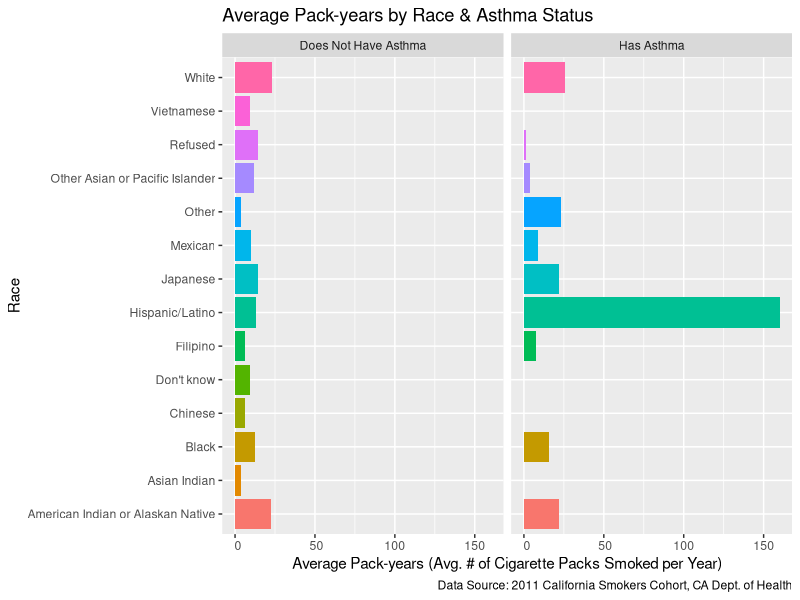
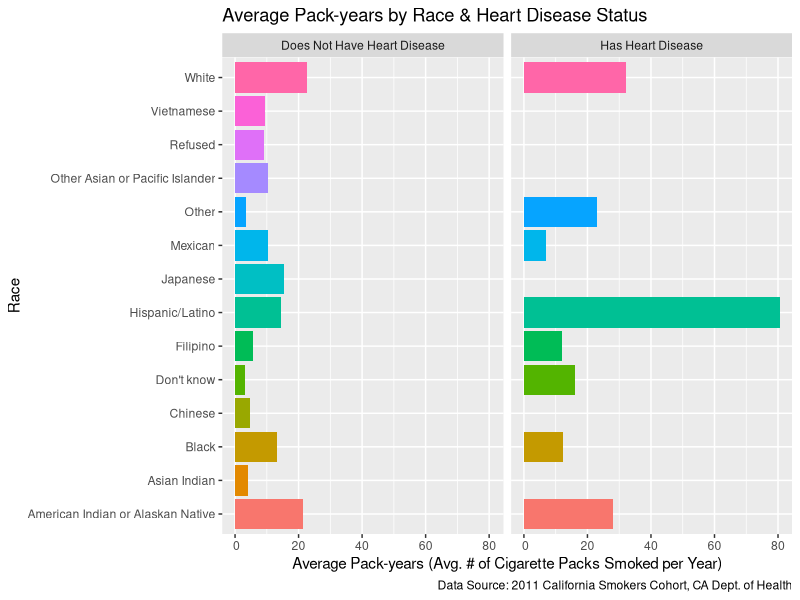
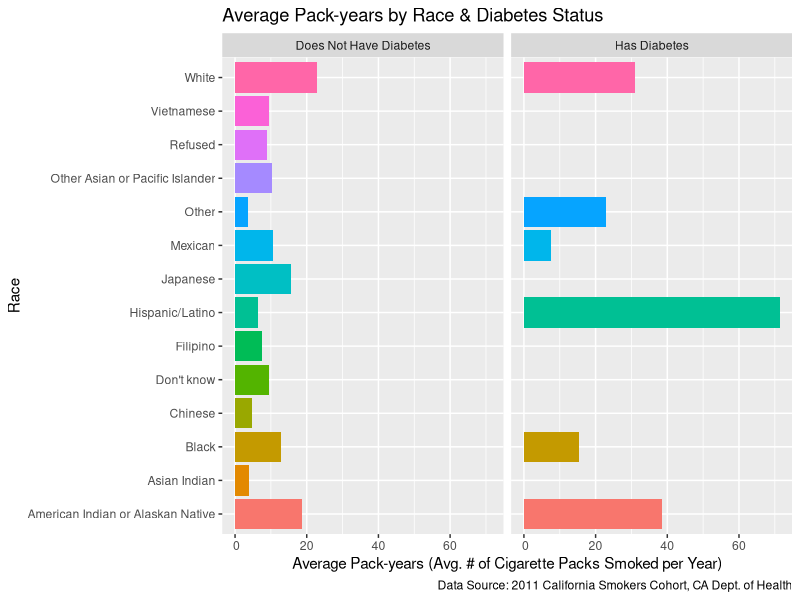
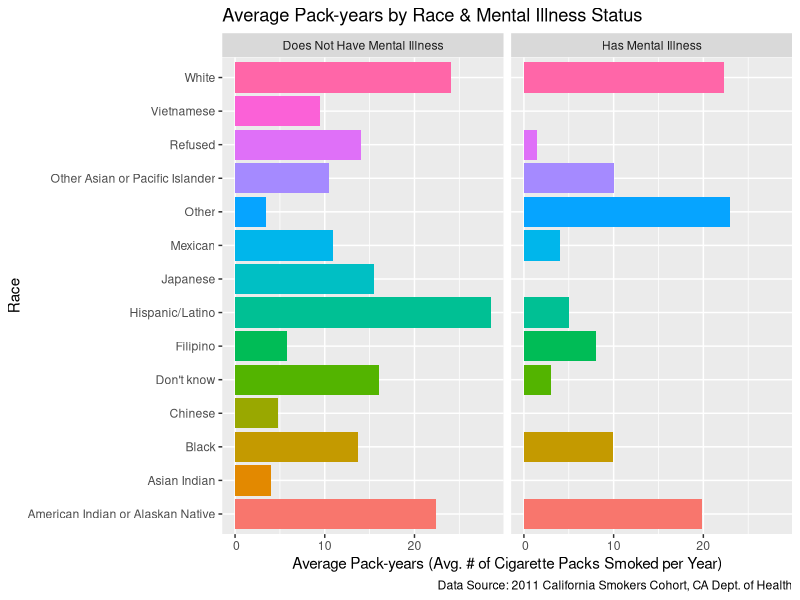

The R source for these figures, in order:
## ---- chunk 1
library(tidyverse)
library(knitr)
library(kableExtra)

#Insert previous code with updated datasets 
race_data <-read_csv("ca_csc_outcome_race_data.csv",
            col_select = c(ID, NERVOUS, WORRYING, PROBINTR,
                           PROBDOWN, ASTHMA, HEARTDIS,
                           DIABETES, OTHMENILL, race01, race02, race03,
                           race04, race05, race06, race07, race08,
                           race09, race10, race11, race12, race13,
                           race14, race15),
            na = c("", "NA", "NA/Not Applicable", "N/A", "n/a",
                   "(DO NOT READ) NA/Not Applicable",
                   "(DO NOT READ) Refused",
                   "(DO NOT READ) Don't know"))

smoker_data <- read_csv("ca_csc_smoker_data.csv",
            col_select = c(psraid, smokstat, WHEREBUY, BUYCALIF,
                           HOWMANY, SMOK6NUM, SMOK6UNI),
            na = c("", "NA", "NA/Not Applicable", "N/A", "n/a",
                   "(DO NOT READ) NA/Not Applicable",
                   "(DO NOT READ) Refused",
                   "(DO NOT READ) Don't know"))

#Changed casing for variables from capitals to lowercase in both dataframes
#of race_data and smoker_data
names(race_data) <- tolower(names(race_data))
names(smoker_data) <- tolower(names(smoker_data))

#Re-coded "100 or more cigarettes" to "100" for future pack-year calculations
#once the variable `howmany` is converted from character to numeric data type
smoker_data$howmany <- recode(smoker_data$howmany,
                              "100 or more cigarettes" = "100")

#Changed the data type of `howmany` from character to numeric in order to
#perform calculations for pack-years later
smoker_data$howmany <- as.numeric(smoker_data$howmany)

#Re-coded "In military commissaries, or" to "In military commissaries", as well
#as "Somewhere else (SPECIFY)?" to "Somewhere else" to make
#response option more understandable when displayed for the variable `wherebuy`.
smoker_data$wherebuy <- recode(smoker_data$wherebuy,
                  "In military commissaries, or" = "In military commissaries",
                  "Somewhere else (SPECIFY)?" = "Somewhere else")

#Created new variable `race` to combine variables race01:race15 into one column. 
race_data_2 <- race_data %>%
  mutate(race = case_when(race01 == "Yes" ~ "White",
        race02 == "Yes" ~ "Black",
        race03 == "Yes" ~ "Japanese",
        race04 == "Yes" ~ "Chinese",
        race05 == "Yes" ~ "Filipino",
        race06 == "Yes" ~ "Korean",
        race07 == "Yes" ~ "Other Asian or Pacific Islander",
        race08 == "Yes" ~ "American Indian or Alaskan Native",
        race09 == "Yes" ~ "Mexican",
        race10 == "Yes" ~ "Hispanic/Latino",
        race11 == "Yes" ~ "Other",
        race12 == "Yes" ~ "Vietnamese",
        race13 == "Yes" ~ "Asian Indian",
        race14 == "Yes" ~ "Refused",
        race15 == "Yes" ~ "Don't know")) %>%
  select(-(race01:race15))

#Created new variable "packs_per_day" for future calculations for pack-years
smoker_data_2 <- smoker_data %>% mutate(packs_per_day = howmany/20)

## ---- chunk 2

#We calculated pack-years, which is given by the formula of
#pack-years = # of packs of cigarettes smoked per day * years a person has smoked.
#This calculation led to the creation of a new variable called `pack_years`.
#`pack_years` was created conditionally based on the three different time units
#as determined by the existing variable `smok6uni`, which are: "Days", "Months",
#and "Years". To change the unit of "Days" to years, we set up a conditional
#statement in the code to divide `smok6num` by 365 before multiplying the result
#by `packs_per_day` to get pack-years. Similarly, to change the unit of "Months"
#to years, we set up a conditional statement in the code to divide `smok6num`
#by 12 before multiplying the result by `packs_per_day` to get pack-years. For
#`smok6uni` observations that have the value "Years", we just multiplied
#`smok6num` by `packs_per_day` to get pack-years directly. We assigned
#this overall change in the data frame smoker_data_2 to a new data frame
#called smoker_data_3, which includes the new variable `pack_years`.

smoker_data_3 <- smoker_data_2 %>%
  mutate(pack_years =
           case_when(smok6uni == "Days" ~ packs_per_day*(smok6num/365),
                     smok6uni == "Months" ~ packs_per_day*(smok6num/12),
                     smok6uni == "Years" ~ packs_per_day*(smok6num)))

#We then rounded `pack_years` to the nearest whole number for all observations.

smoker_data_3$pack_years <- round(smoker_data_3$pack_years, 0)

#Afterwards, we viewed our new data frame, which includes our new variable
#`pack_years`.

smoker_data_3

## ---- chunk 3

#In order to join our two cleaned data sets together, we first had to remove the
#strings of 'DIS' and 'STAT' from the `id` column of race_data_2 by using gsub().
#We overwrote these changes in the race_data_2 data frame and viewed these new
#changes to make sure the `id` variable only contains numbers and no
#characters.

race_data_2$id <- gsub('[DISSTAT]', '', race_data_2$id)
race_data_2

#Next, looking at the smoker_data_3 data frame, we see that the `psraid`
#variable contains each study participant's unique ID number, but the variable
#is a numeric data type. On the other hand, `id` from the race_data_2
#data frame is a character data type. We needed to convert `psraid` then from
#character to numeric data type because 1) `psraid` is an identifier rather than
#a numeric value to mathematically manipulate even if it does contain numbers
#and 2) in order to perform a join, the two variables must be the same data
#type.

smoker_data_3$psraid <- as.character(smoker_data_3$psraid)

#Afterward, we performed an inner join between race_data_2 and
#smoker_data_3 by each study participant's unique ID number, which is
#represented by `id` in race_data_2 and `psraid` in smoker_data_3. We
#chose to do an inner join because we wanted to select participants that
#exist in each of our two data sets for our final data frame.
#We assigned this join to a new data frame called joined_smoking_df.

joined_smoking_df <- inner_join(x = race_data_2, y = smoker_data_3,
                                by=c("id" = "psraid"))

#Then, we viewed the new data frame we created
joined_smoking_df

## ---- chunk 4

#We created subsets of the data frame joined_smoking_df for each disease of
#interest, with each subset including only the variable of `race` and average
#values of the variable `pack_years` according to disease. This is to simplify
#the graph and table generation process later by including only the information
#we need in a data frame.

#asthma
avg_pack_years_race_asthma <- joined_smoking_df %>%
  filter(!is.na(pack_years)) %>%
  group_by(race, asthma) %>%
  summarize(avg_pack_years = sum(pack_years)/n())

#heartdis
avg_pack_years_race_heartdis <- joined_smoking_df %>%
  filter(!is.na(pack_years)) %>%
  group_by(race, heartdis) %>%
  summarize(avg_pack_years = sum(pack_years)/n())

#diabetes
avg_pack_years_race_diabetes <- joined_smoking_df %>%
  filter(!is.na(pack_years)) %>%
  group_by(race, diabetes) %>%
  summarize(avg_pack_years = sum(pack_years)/n())

#othmenill
avg_pack_years_race_othmenill <- joined_smoking_df %>%
  filter(!is.na(pack_years)) %>%
  group_by(race, othmenill) %>%
  summarize(avg_pack_years = sum(pack_years)/n())
       
## ---- chunk 5
table_data<-joined_smoking_df%>%filter(!is.na(pack_years))%>%group_by(asthma, heartdis, diabetes, othmenill)%>%summarize(avg_pack_years=sum(pack_years)/n())



aggregate(avg_pack_years~asthma+diabetes, table_data, mean)


kable(table_data)
 

## ---- chunk 6

avg_pack_years_race_asthma %>%
  drop_na(c(asthma, avg_pack_years)) %>%
  ggplot(aes(x = race, y = avg_pack_years)) +
  geom_bar(aes(fill=race), stat="identity", position = "dodge") +
  coord_flip() +
  guides(fill = "none") +
  labs(x = "Race",
       y = "Average Pack-years (Avg. # of Cigarette Packs Smoked per Year)",
  title = "Average Pack-years by Race & Asthma Status",
  caption = "Data Source: 2011 California Smokers Cohort, CA Dept. of Health") +
  scale_y_continuous(labels = function(x) format(x,big.mark=",",
                                                     scientific=FALSE)) +
  facet_wrap(~ asthma, labeller = labeller(asthma =
                                             c( "Yes" = "Has Asthma","No" = "Does Not Have Asthma"
                                                     )))

## ---- chunk 7

avg_pack_years_race_heartdis %>%
  drop_na(c(heartdis, avg_pack_years)) %>%
  ggplot(aes(x = race, y = avg_pack_years)) +
  geom_bar(aes(fill=race), stat="identity", position = "dodge") +
  coord_flip() +
  guides(fill = "none") +
  labs(x = "Race",
       y = "Average Pack-years (Avg. # of Cigarette Packs Smoked per Year)",
  title = "Average Pack-years by Race & Heart Disease Status",
  caption = "Data Source: 2011 California Smokers Cohort, CA Dept. of Health") +
  scale_y_continuous(labels = function(x) format(x,big.mark=",",
                                                     scientific=FALSE)) +
  facet_wrap(~ heartdis, labeller = labeller(heartdis =
                                      c("No" = "Does Not Have Heart Disease",
                                        "Yes" = "Has Heart Disease")))


## ---- chunk 8

avg_pack_years_race_diabetes %>%
  drop_na(c(diabetes, avg_pack_years)) %>%
  ggplot(aes(x = race, y = avg_pack_years)) +
  geom_bar(aes(fill=race), stat="identity", position = "dodge") +
  coord_flip() +
  guides(fill = "none") +
  labs(x = "Race",
       y = "Average Pack-years (Avg. # of Cigarette Packs Smoked per Year)",
  title = "Average Pack-years by Race & Diabetes Status",
  caption = "Data Source: 2011 California Smokers Cohort, CA Dept. of Health") +
  scale_y_continuous(labels = function(x) format(x,big.mark=",",
                                                     scientific=FALSE)) +
  facet_wrap(~ diabetes,
             labeller = labeller(diabetes = c("No" = "Does Not Have Diabetes",
                                                      "Yes" = "Has Diabetes")))


## ---- chunk 9

avg_pack_years_race_othmenill %>%
  drop_na(c(othmenill, avg_pack_years)) %>%
  ggplot(aes(x = race, y = avg_pack_years)) +
  geom_bar(aes(fill=race), stat="identity", position = "dodge") +
  coord_flip() +
  guides(fill = "none") +
  labs(x = "Race",
       y = "Average Pack-years (Avg. # of Cigarette Packs Smoked per Year)",
  title = "Average Pack-years by Race & Mental Illness Status",
  caption = "Data Source: 2011 California Smokers Cohort, CA Dept. of Health") +
  scale_y_continuous(labels = function(x) format(x,big.mark=",",
                                                     scientific=FALSE)) +
  facet_wrap(~ othmenill, labeller = labeller(othmenill =
                                      c("No" = "Does Not Have Mental Illness",
                                        "Yes" = "Has Mental Illness")))
